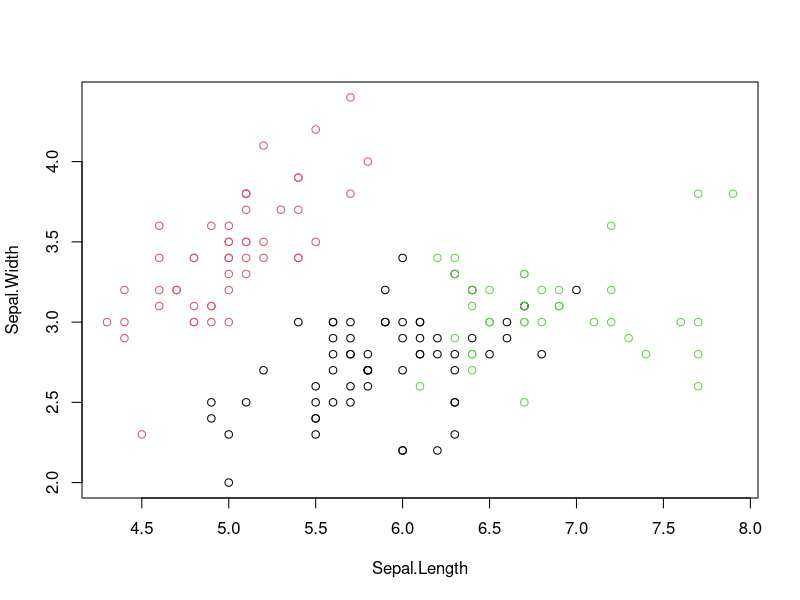

Write R code to recreate this figure.
data(iris)
a <- iris
a$Species <- NULL # 꽃의 종에 대한 사전정보를 제거
a
kc <- kmeans(a, 3) # k = 3인 군집분석
summary(kc)
table(iris$Species, kc$cluster)
plot(a[c('Sepal.Length', 'Sepal.Width')], col = kc$cluster)
